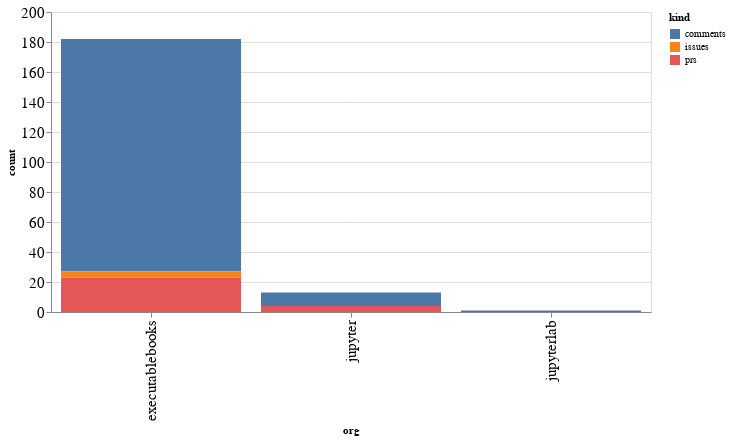

The notebook cell saved with this chart:
### Code cell
alt.Chart(org_summaries, width=600).mark_bar().encode(
    x='org',
    y='count',
    color='kind',
    tooltip="org"
)

### Figure 1 — Vega-Lite specification as saved in the notebook (floating-point values rounded to 4 significant figures)
{"config": {"axisLeft": {"labelFontSize": 15}, "axisBottom": {"labelFontSize": 15}}, "data": {"name": "data-d9a63d5ec0070aa88dfca78ec0eb0c5a"}, "mark": "bar", "encoding": {"color": {"type": "nominal", "field": "kind"}, "tooltip": {"type": "nominal", "field": "org"}, "x": {"type": "nominal", "field": "org"}, "y": {"type": "quantitative", "field": "count"}}, "width": 600, "$schema": "https://vega.github.io/schema/vega-lite/v4.8.1.json", "datasets": {"data-d9a63d5ec0070aa88dfca78ec0eb0c5a": [{"org": "executablebooks", "kind": "comments", "count": 155}, {"org": "executablebooks", "kind": "issues", "count": 4}, {"org": "executablebooks", "kind": "prs", "count": 23}, {"org": "jupyter", "kind": "comments", "count": 9}, {"org": "jupyter", "kind": "prs", "count": 4}, {"org": "jupyterlab", "kind": "comments", "count": 1}]}}
